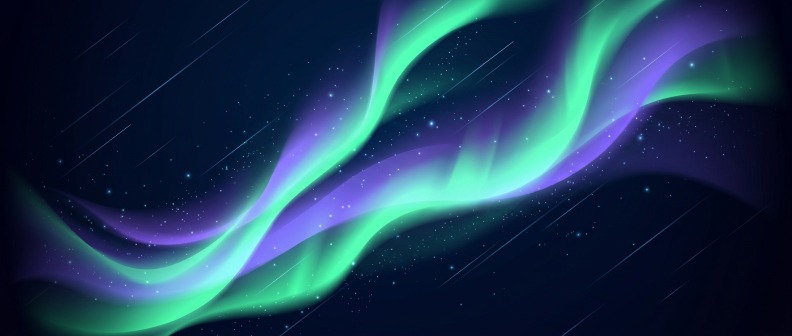
#> input picture assets/banner_raw.png, 1584 x 672 px, given in place of logo_raw.png, which was not available (shown at 1/2 size)
$ python make_assets.py
#> lines starting #> are read from the running program, lines starting #| are printed output that depends on the picture; after the words box and inside, x2 and y2 are one past the last pixel; in counts of white or black regions, pixels touching at a corner belong together; pictures that were not available may be replaced by others from this repository, and a replacement may not be noted
#!/usr/bin/env python3
"""Build app assets: icon.ico + UI pngs from raw artwork."""
import os
from PIL import Image, ImageDraw, ImageEnhance

ROOT = os.path.dirname(os.path.dirname(os.path.abspath(__file__)))
A = os.path.join(ROOT, 'assets')

def main():
    logo = Image.open(os.path.join(A, 'logo_raw.png')).convert('RGBA')
    print('logo:', logo.size)
#| logo: (1584, 672)

    # ---- icon.ico (multi-size) ----
    w, h = logo.size
#> w = 1584; h = 672
    side = min(w, h)
#> side = 672
    sq = logo.crop(((w - side) // 2, (h - side) // 2,
                    (w - side) // 2 + side, (h - side) // 2 + side))
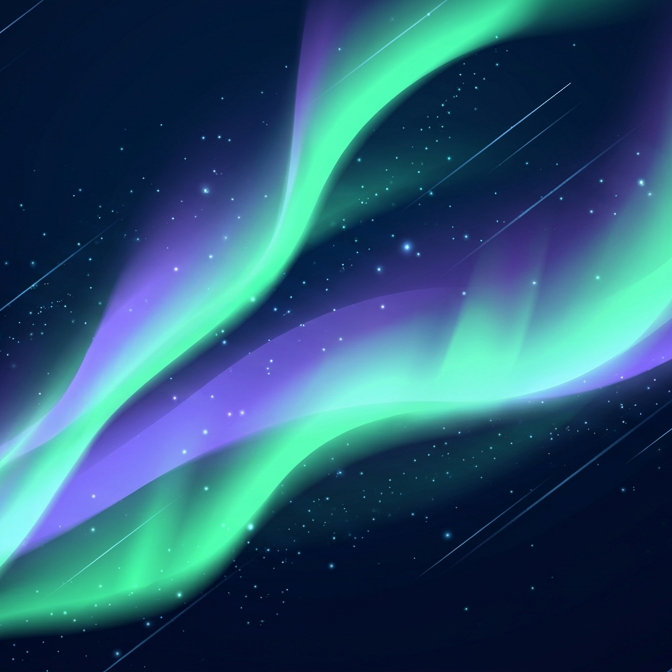
#> sq: PIL image 672x672 RGBA; mean R, G, B, A 41.4, 84.4, 109.8, 255
    # rounded corners look like a real app icon
    mask = Image.new('L', sq.size, 0)
#> mask: PIL image 672x672 L; every value is 0
    ImageDraw.Draw(mask).rounded_rectangle([0, 0, sq.width, sq.height],
                                           radius=sq.width // 8, fill=255)
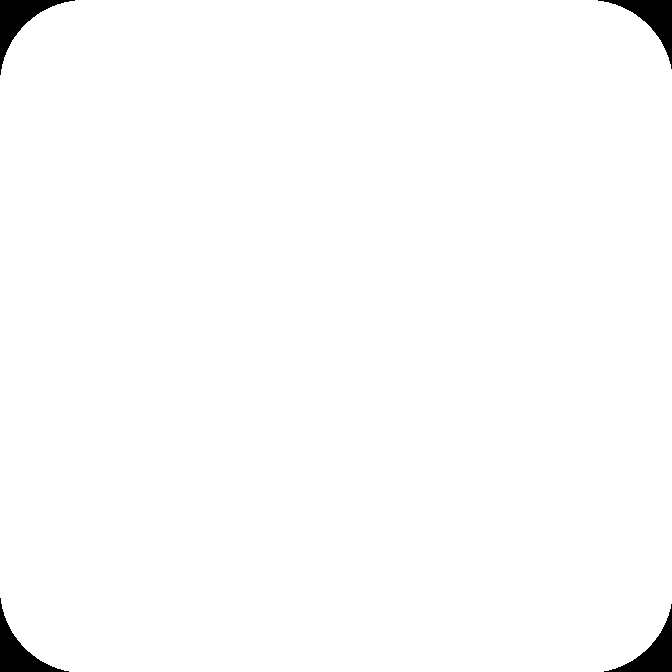
#> mask: PIL image 672x672 L; 98.7% white; 4 black regions, box (x1, y1, x2, y2) and area: (0, 0, 75, 75) 1539, (598, 0, 672, 69) 1464, (0, 598, 69, 672) 1464, (604, 604, 672, 672) 1390
    sq.putalpha(mask)
    ico_path = os.path.join(A, 'icon.ico')
    sq.save(ico_path, sizes=[(16, 16), (24, 24), (32, 32), (48, 48),
                             (64, 64), (128, 128), (256, 256)])
    print('icon.ico: %.1f KB' % (os.path.getsize(ico_path) / 1024))

    # ---- sidebar logo (crisp 256px) ----
    ui_logo = sq.resize((256, 256), Image.LANCZOS)
    lp = os.path.join(A, 'logo_ui.png')
    ui_logo.save(lp, optimize=True)
    print('logo_ui.png: %.1f KB' % (os.path.getsize(lp) / 1024))

    # ---- dashboard banner 1784x300 + edge darkening for text overlay ----
    banner = Image.open(os.path.join(A, 'banner_raw.png')).convert('RGB')
#> banner is the input picture: PIL image 1584x672 RGB; mean R, G, B 29.9, 58.9, 84.7
    print('banner:', banner.size)
#| banner: (1584, 672)
    target_w, target_h = 1784, 300
    scale = max(target_w / banner.width, target_h / banner.height)
#> scale = 1.13
    nw, nh = int(banner.width * scale + 0.5), int(banner.height * scale + 0.5)
#> nw = 1784; nh = 757
    banner = banner.resize((nw, nh), Image.LANCZOS)
#> banner: PIL image 1784x757 RGB
    x = (nw - target_w) // 2
#> x = 0
    y = (nh - target_h) // 2
#> y = 228
    banner = banner.crop((x, y, x + target_w, y + target_h))
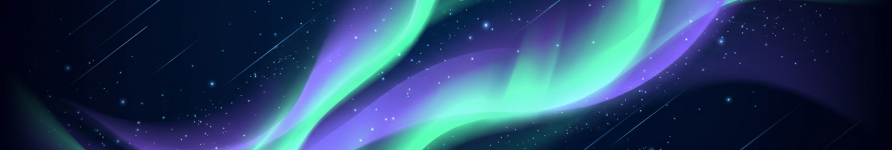
#> banner: PIL image 1784x300 RGB (shown at 1/2 size); mean R, G, B 39.9, 66.3, 99.2
    # darken left & right edges (score + grade text areas)
    dark = Image.new('L', (target_w, target_h), 0)
#> dark: PIL image 1784x300 L; every value is 0
    px = dark.load()
    for i in range(target_w):
        f = 0.0
        edge = 620
        if i < edge:
            f = 0.62 * (1 - i / edge)
        elif i > target_w - edge:
            f = 0.62 * ((i - (target_w - edge)) / edge)
        v = int(255 * f)
        for j in range(target_h):
            px[i, j] = v
    black = Image.new('RGB', banner.size, (0, 0, 0))
#> black: PIL image 1784x300 RGB; every value is 0
    banner = Image.composite(black, banner, dark)
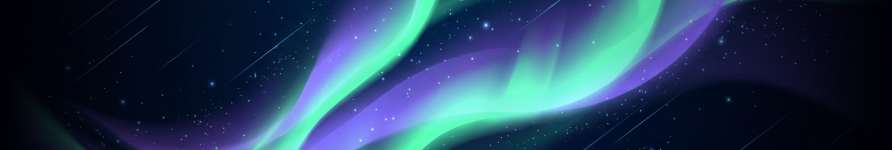
#> banner: PIL image 1784x300 RGB (shown at 1/2 size); mean R, G, B 37.1, 61.8, 88.5
    bp = os.path.join(A, 'banner_ui.png')
    banner.save(bp, optimize=True)
    print('banner_ui.png: %.1f KB' % (os.path.getsize(bp) / 1024))

    # ---- page background 1600x900, darkened for text contrast ----
    bg = Image.open(os.path.join(A, 'bg_raw.png')).convert('RGB')
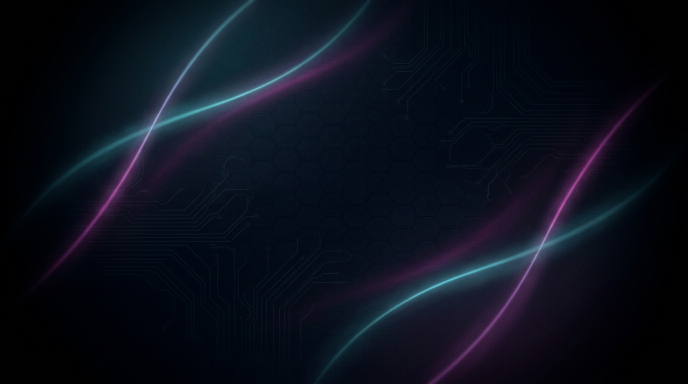
#> input picture assets/bg_raw.png, 1376 x 768 px (shown at 1/2 size)
#> bg is the input picture: PIL image 1376x768 RGB; mean R, G, B 11.4, 16, 27.4
    print('bg:', bg.size)
#| bg: (1376, 768)
    target_w, target_h = 1600, 900
    scale = max(target_w / bg.width, target_h / bg.height)
#> scale = 1.17
    nw, nh = int(bg.width * scale + 0.5), int(bg.height * scale + 0.5)
#> nw = 1613; nh = 900
    bg = bg.resize((nw, nh), Image.LANCZOS)
#> bg: PIL image 1613x900 RGB
    x = (nw - target_w) // 2
#> x = 6
    y = (nh - target_h) // 2
#> y = 0
    bg = bg.crop((x, y, x + target_w, y + target_h))
#> bg: PIL image 1600x900 RGB
    bg = ImageEnhance.Brightness(bg).enhance(0.8)
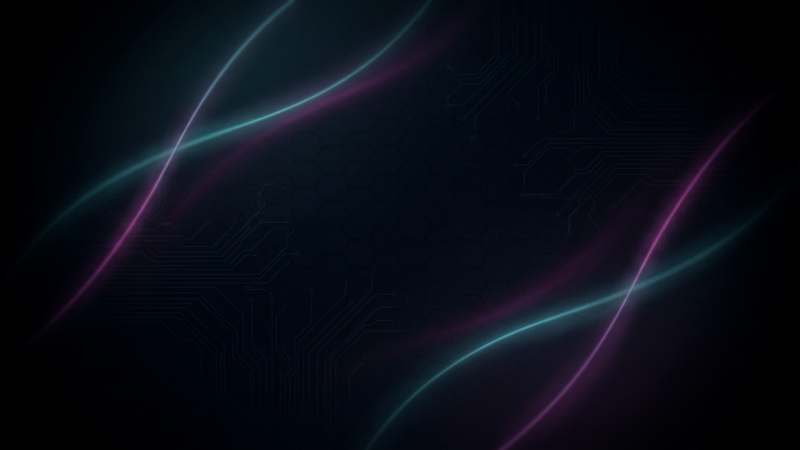
#> bg: PIL image 1600x900 RGB (shown at 1/2 size); mean R, G, B 8.8, 12.5, 21.7
    gp = os.path.join(A, 'bg_ui.png')
    bg.save(gp, optimize=True)
    print('bg_ui.png: %.1f KB' % (os.path.getsize(gp) / 1024))

if __name__ == '__main__':
    main()
